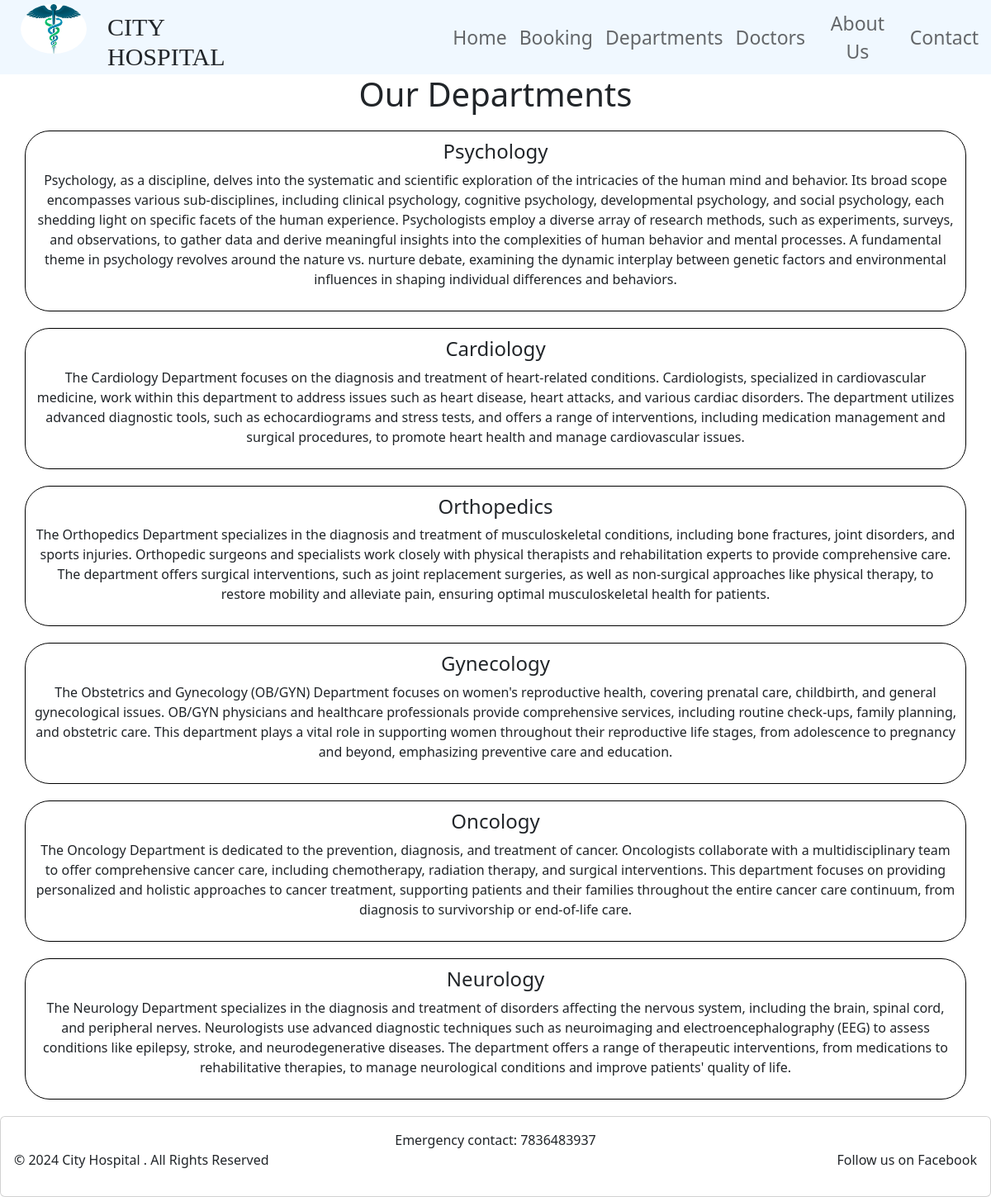
Screenshot of /departments/ with the database file from the repository.
### base/models.py (models this page shows, shortened)
class Departments(models.Model):
    dep_name=models.CharField(max_length=50)
    dep_description=models.TextField()

### base/views.py (the view)
# urls.py: path('departments/',departments,name='departments'),
def departments(request):
    dict={
        'dep':Departments.objects.all()
    }
    return render(request,'department.html',dict)

### templates/department.html
{% extends 'base.html' %}
{% block content %}
<div style="width: 95%;margin:auto; ">
    <h1 style="text-align: center; margin-bottom: 20px;">Our Departments</h1>
{% for i in dep %}
<div style="border: 1px solid black;margin:10px 0px 20px;padding: 10px;text-align: center;border-radius: 30px;">
<h4>{{i.dep_name}}</h2>
<p>{{i.dep_description}}</p>
</div>
{% endfor %}
</div>
{% endblock content %}

### rows the page displays
Departments: dep_name "Psychology", dep_description "Psychology, as a discipline, delves into the systematic and scientific exploration of the intricacies of the human mind and behavior. Its broad scope encompasses various sub-disciplines, including clinical psychology, cognitive psychology, developmental psychology, and social psychology, each shedding light on specific facets of the human experience. Psychologists employ a diverse array of research methods, such as experiments, surveys, and observations, to gather data and derive meaningful insights into the complexities of human behavior and mental processes. A fundamental theme in psychology revolves around the nature vs. nurture debate, examining the dynamic interplay between genetic…"
Departments: dep_name "Cardiology", dep_description "The Cardiology Department focuses on the diagnosis and treatment of heart-related conditions. Cardiologists, specialized in cardiovascular medicine, work within this department to address issues such as heart disease, heart attacks, and various cardiac disorders. The department utilizes advanced diagnostic tools, such as echocardiograms and stress tests, and offers a range of interventions, including medication management and surgical procedures, to promote heart health and manage cardiovascular issues."
Departments: dep_name "Orthopedics", dep_description "The Orthopedics Department specializes in the diagnosis and treatment of musculoskeletal conditions, including bone fractures, joint disorders, and sports injuries. Orthopedic surgeons and specialists work closely with physical therapists and rehabilitation experts to provide comprehensive care. The department offers surgical interventions, such as joint replacement surgeries, as well as non-surgical approaches like physical therapy, to restore mobility and alleviate pain, ensuring optimal musculoskeletal health for patients."
Departments: dep_name "Gynecology", dep_description "The Obstetrics and Gynecology (OB/GYN) Department focuses on women's reproductive health, covering prenatal care, childbirth, and general gynecological issues. OB/GYN physicians and healthcare professionals provide comprehensive services, including routine check-ups, family planning, and obstetric care. This department plays a vital role in supporting women throughout their reproductive life stages, from adolescence to pregnancy and beyond, emphasizing preventive care and education."
Departments: dep_name "Oncology", dep_description "The Oncology Department is dedicated to the prevention, diagnosis, and treatment of cancer. Oncologists collaborate with a multidisciplinary team to offer comprehensive cancer care, including chemotherapy, radiation therapy, and surgical interventions. This department focuses on providing personalized and holistic approaches to cancer treatment, supporting patients and their families throughout the entire cancer care continuum, from diagnosis to survivorship or end-of-life care."
Departments: dep_name "Neurology", dep_description "The Neurology Department specializes in the diagnosis and treatment of disorders affecting the nervous system, including the brain, spinal cord, and peripheral nerves. Neurologists use advanced diagnostic techniques such as neuroimaging and electroencephalography (EEG) to assess conditions like epilepsy, stroke, and neurodegenerative diseases. The department offers a range of therapeutic interventions, from medications to rehabilitative therapies, to manage neurological conditions and improve patients' quality of life."
